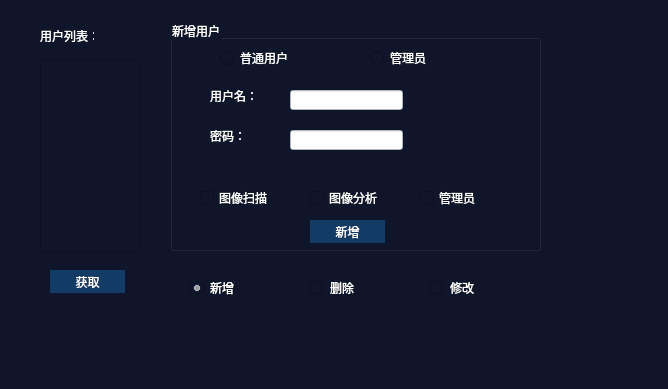
<?xml version="1.0" encoding="UTF-8"?>
<ui version="4.0">
 <class>SetAuthDlg</class>
 <widget class="QWidget" name="SetAuthDlg">
  <property name="geometry">
   <rect>
    <x>0</x>
    <y>0</y>
    <width>668</width>
    <height>389</height>
   </rect>
  </property>
  <property name="windowTitle">
   <string>权限设置</string>
  </property>
  <property name="styleSheet">
   <string notr="true">QWidget{color: rgb(255, 255, 255);
background-color: rgb(15, 21, 42);
}
QLineEdit{
color: rgb(0,0 ,0 );
background-color: rgb(255, 255, 255);
}
QPushButton{
background-color: rgb(18, 59, 101);
border:0px;
}</string>
  </property>
  <widget class="QListView" name="listView">
   <property name="geometry">
    <rect>
     <x>40</x>
     <y>60</y>
     <width>101</width>
     <height>192</height>
    </rect>
   </property>
  </widget>
  <widget class="QLabel" name="label">
   <property name="geometry">
    <rect>
     <x>40</x>
     <y>30</y>
     <width>54</width>
     <height>12</height>
    </rect>
   </property>
   <property name="text">
    <string>用户列表：</string>
   </property>
  </widget>
  <widget class="QPushButton" name="btn_get_user">
   <property name="geometry">
    <rect>
     <x>50</x>
     <y>270</y>
     <width>75</width>
     <height>23</height>
    </rect>
   </property>
   <property name="text">
    <string>获取</string>
   </property>
  </widget>
  <widget class="QGroupBox" name="groupBox">
   <property name="geometry">
    <rect>
     <x>170</x>
     <y>20</y>
     <width>371</width>
     <height>231</height>
    </rect>
   </property>
   <property name="title">
    <string>新增用户</string>
   </property>
   <widget class="QRadioButton" name="radioButton_nor">
    <property name="geometry">
     <rect>
      <x>50</x>
      <y>30</y>
      <width>89</width>
      <height>16</height>
     </rect>
    </property>
    <property name="text">
     <string>普通用户</string>
    </property>
   </widget>
   <widget class="QRadioButton" name="radioButton_adm">
    <property name="geometry">
     <rect>
      <x>200</x>
      <y>30</y>
      <width>89</width>
      <height>16</height>
     </rect>
    </property>
    <property name="text">
     <string>管理员</string>
    </property>
   </widget>
   <widget class="QLabel" name="label_2">
    <property name="geometry">
     <rect>
      <x>40</x>
      <y>70</y>
      <width>54</width>
      <height>12</height>
     </rect>
    </property>
    <property name="text">
     <string>用户名：</string>
    </property>
   </widget>
   <widget class="QLineEdit" name="lineEdit_user">
    <property name="geometry">
     <rect>
      <x>120</x>
      <y>70</y>
      <width>113</width>
      <height>20</height>
     </rect>
    </property>
   </widget>
   <widget class="QLabel" name="label_3">
    <property name="geometry">
     <rect>
      <x>40</x>
      <y>110</y>
      <width>54</width>
      <height>12</height>
     </rect>
    </property>
    <property name="text">
     <string>密码：</string>
    </property>
   </widget>
   <widget class="QLineEdit" name="lineEdit_pw">
    <property name="geometry">
     <rect>
      <x>120</x>
      <y>110</y>
      <width>113</width>
      <height>20</height>
     </rect>
    </property>
   </widget>
   <widget class="QCheckBox" name="checkBox_scan">
    <property name="geometry">
     <rect>
      <x>30</x>
      <y>170</y>
      <width>71</width>
      <height>16</height>
     </rect>
    </property>
    <property name="text">
     <string>图像扫描</string>
    </property>
   </widget>
   <widget class="QCheckBox" name="checkBox_an">
    <property name="geometry">
     <rect>
      <x>140</x>
      <y>170</y>
      <width>71</width>
      <height>16</height>
     </rect>
    </property>
    <property name="text">
     <string>图像分析</string>
    </property>
   </widget>
   <widget class="QCheckBox" name="checkBox_adm">
    <property name="geometry">
     <rect>
      <x>250</x>
      <y>170</y>
      <width>71</width>
      <height>16</height>
     </rect>
    </property>
    <property name="text">
     <string>管理员</string>
    </property>
   </widget>
   <widget class="QPushButton" name="btn_process">
    <property name="geometry">
     <rect>
      <x>140</x>
      <y>200</y>
      <width>75</width>
      <height>23</height>
     </rect>
    </property>
    <property name="text">
     <string>新增</string>
    </property>
   </widget>
  </widget>
  <widget class="QRadioButton" name="radioButton_add">
   <property name="geometry">
    <rect>
     <x>190</x>
     <y>280</y>
     <width>89</width>
     <height>16</height>
    </rect>
   </property>
   <property name="text">
    <string>新增</string>
   </property>
   <property name="checked">
    <bool>true</bool>
   </property>
   <attribute name="buttonGroup">
    <string notr="true">buttonGroup</string>
   </attribute>
  </widget>
  <widget class="QRadioButton" name="radioButton_del">
   <property name="geometry">
    <rect>
     <x>310</x>
     <y>280</y>
     <width>89</width>
     <height>16</height>
    </rect>
   </property>
   <property name="text">
    <string>删除</string>
   </property>
   <attribute name="buttonGroup">
    <string notr="true">buttonGroup</string>
   </attribute>
  </widget>
  <widget class="QRadioButton" name="radioButton_mod">
   <property name="geometry">
    <rect>
     <x>430</x>
     <y>280</y>
     <width>89</width>
     <height>16</height>
    </rect>
   </property>
   <property name="text">
    <string>修改</string>
   </property>
   <attribute name="buttonGroup">
    <string notr="true">buttonGroup</string>
   </attribute>
  </widget>
 </widget>
 <layoutdefault spacing="6" margin="11"/>
 <resources/>
 <connections/>
 <buttongroups>
  <buttongroup name="buttonGroup"/>
 </buttongroups>
</ui>
